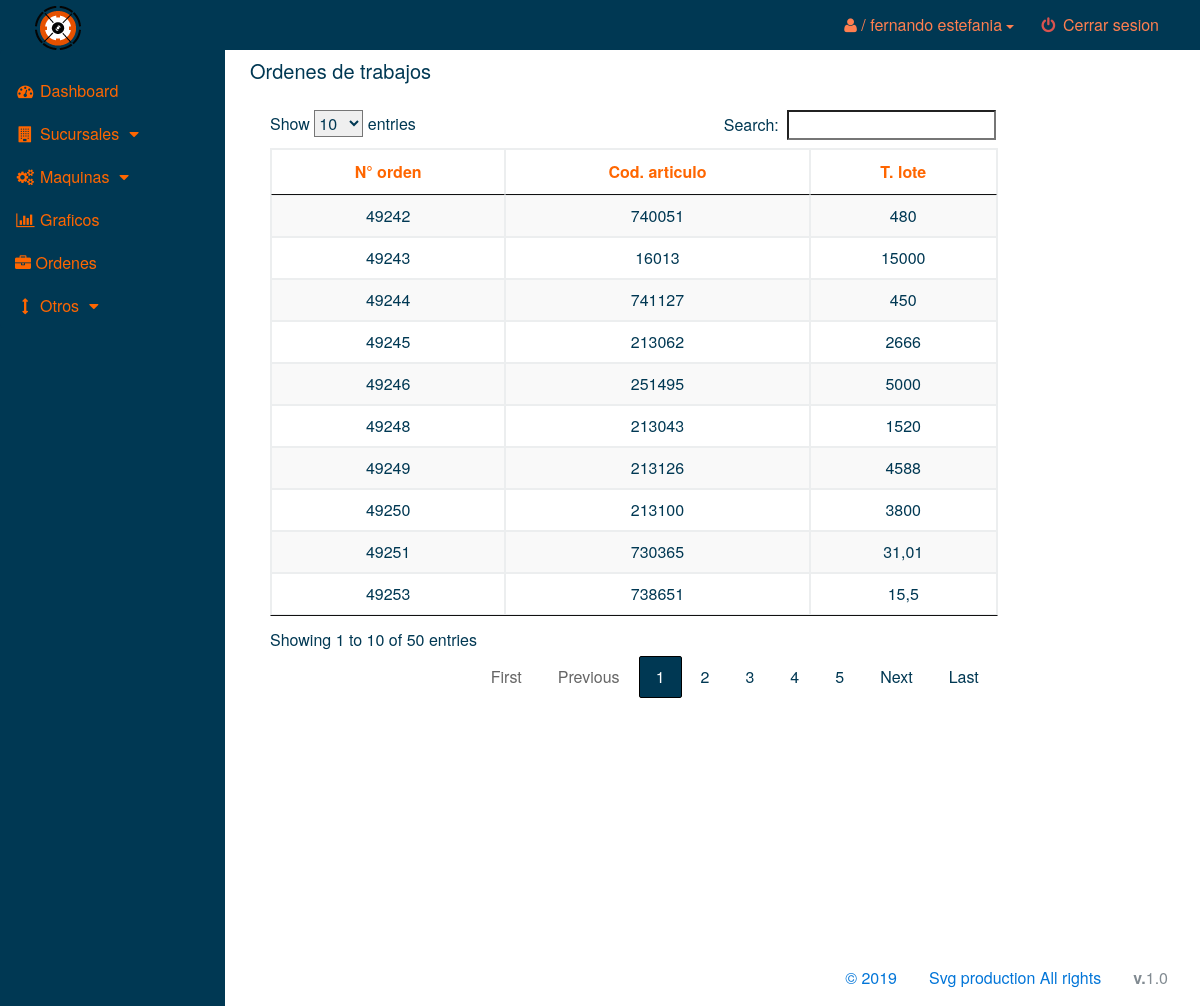
Page /ordenes/ordenes.php (signed in) on the committed database.
### tables this page shows
CREATE TABLE `tabla_ext` (
  `num_orden` varchar(100) NOT NULL,
  `cod_articulo` varchar(100) NOT NULL,
  `nom_articulo` varchar(100) NOT NULL,
  `serie_articulo` varchar(100) NOT NULL,
  `tamano_lote` varchar(100) NOT NULL,
  `unidad_medida` varchar(100) NOT NULL,
  `fk_empresa` varchar(100) NOT NULL
);

### datos/conexion.php (called while the page is built, shortened)
<?php
class Conexion{
    private $dns = 'mysql:dbname=OEE_v1_Demo;host=127.0.0.1';
    private $user = "root";
    private $pass = "root";
    private $pdo;
    public function __construct(){
        try{
            $this->pdo = new PDO($this->dns, $this->user, $this->pass);
        }catch(PDOException $e){
            echo '<script language="javascript">alert("error de conexion verfique....... ");</script>' .$e->getMessage();
        }
    }
    public function Prepare($sql) {
        $statement = $this->pdo->prepare($sql);
        return  $statement;
    }
}
?>

### controles/ordenesControl.php (called while the page is built)
<?php
include "../datos/ordenesDatos.php";
class OrdenesControl{
    private $datosOrdenes;
    function __construct()
    {
        $this->datosOrdenes = new OrdenesDatos();
    }
    public function getOrdenes($id)
    {
        if(!is_null($id) && !empty($id))
        {
            $retorno = $this->datosOrdenes->getOrdenes($id);
        }
        return $retorno;
    }
}
?>

### datos/ordenesDatos.php (called while the page is built)
<?php
include "conexion.php";
class OrdenesDatos{
    private $con;
    function __construct()
    {
        $this->con = new Conexion();
    }
    public function getOrdenes($id){
        $retorno = null;
        $sql = "SELECT * FROM tabla_ext WHERE fk_empresa = '".$id."'";
        $statement = $this->con->Prepare($sql);
        $statement->execute();
        $total = $statement->rowCount();
        if($total > 0){
             $retorno = $statement->fetchAll();
        }
        return $retorno;
    }
}
?>

### inc/tblOrdenes.php (the view)
<?php
$id = $_SESSION['fk_empresa'];
$control = new OrdenesControl();
$retorno = $control->getOrdenes($id);
?>
<table class="table table-hover table-bordered table-striped" id="tblOrden">
    <thead>
        <tr>
            <th scope="col">N° orden</th>
            <th scope="col">Cod. articulo</th>
            <th scope="col">T. lote</th>
        </tr>
    </thead>
    <tbody>
        <?php
        foreach($retorno as $row){ ?>
        <tr>
            <td scope="row"><?php echo $row["num_orden"] ;?></td>
            <td><?php echo $row["cod_articulo"] ;?></td>
            <td><?php echo $row["tamano_lote"] ;?></td>
        </tr>
        <?php }
        ?>
    </tbody>
</table>

### rows in the picture
tabla_ext: num_orden "49242", cod_articulo "740051", tamano_lote "480"
tabla_ext: num_orden "49243", cod_articulo "16013", tamano_lote "15000"
tabla_ext: num_orden "49244", cod_articulo "741127", tamano_lote "450"
tabla_ext: num_orden "49245", cod_articulo "213062", tamano_lote "2666"
tabla_ext: num_orden "49246", cod_articulo "251495", tamano_lote "5000"
tabla_ext: num_orden "49248", cod_articulo "213043", tamano_lote "1520"
tabla_ext: num_orden "49249", cod_articulo "213126", tamano_lote "4588"
tabla_ext: num_orden "49250", cod_articulo "213100", tamano_lote "3800"
tabla_ext: num_orden "49251", cod_articulo "730365", tamano_lote "31,01"
tabla_ext: num_orden "49253", cod_articulo "738651", tamano_lote "15,5"

### other values in the picture
$_SESSION["nom_usu"] "fernando"
$_SESSION["ape_usu"] "estefania"
